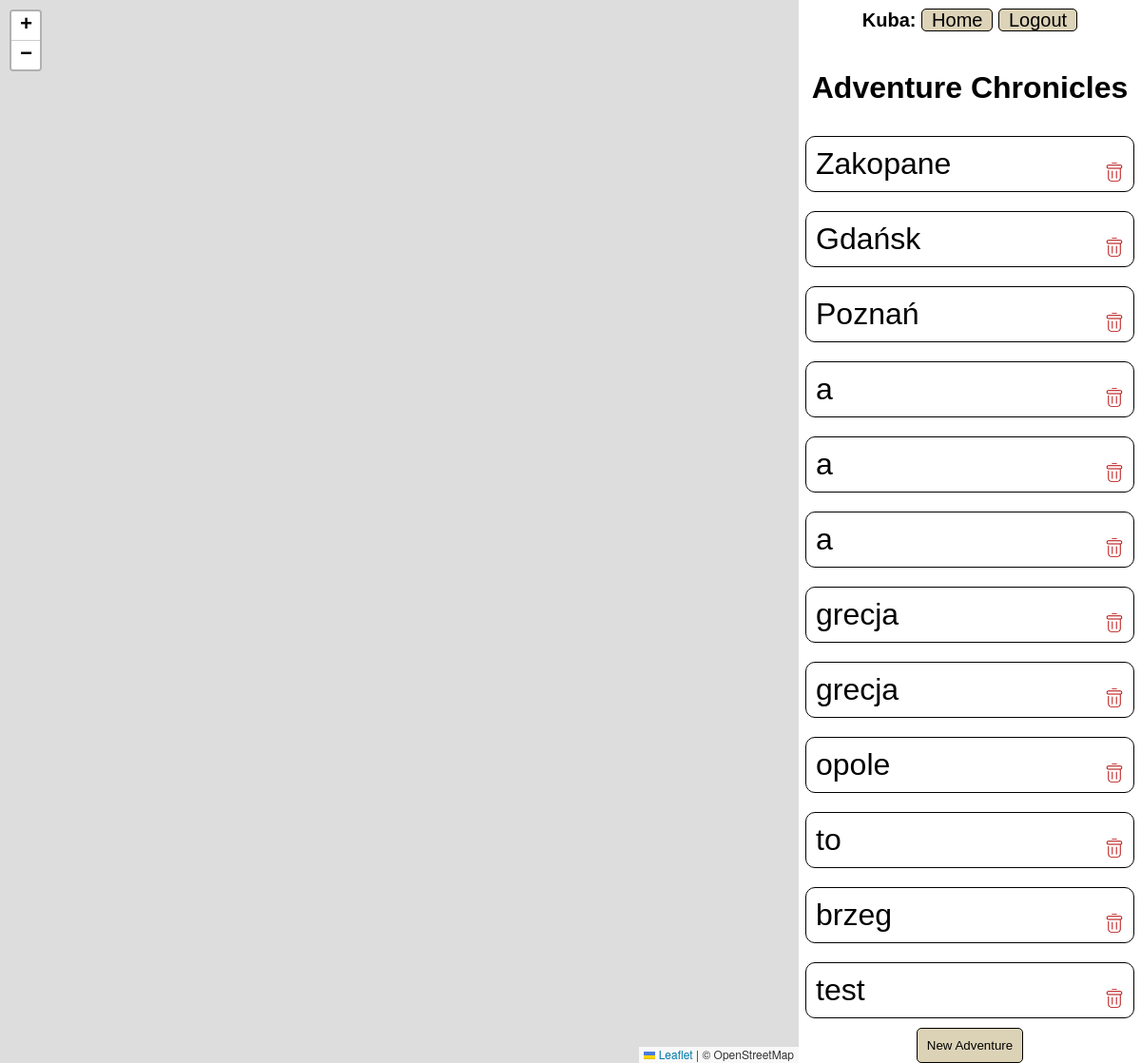
Before: / (signed in) with the older database file.
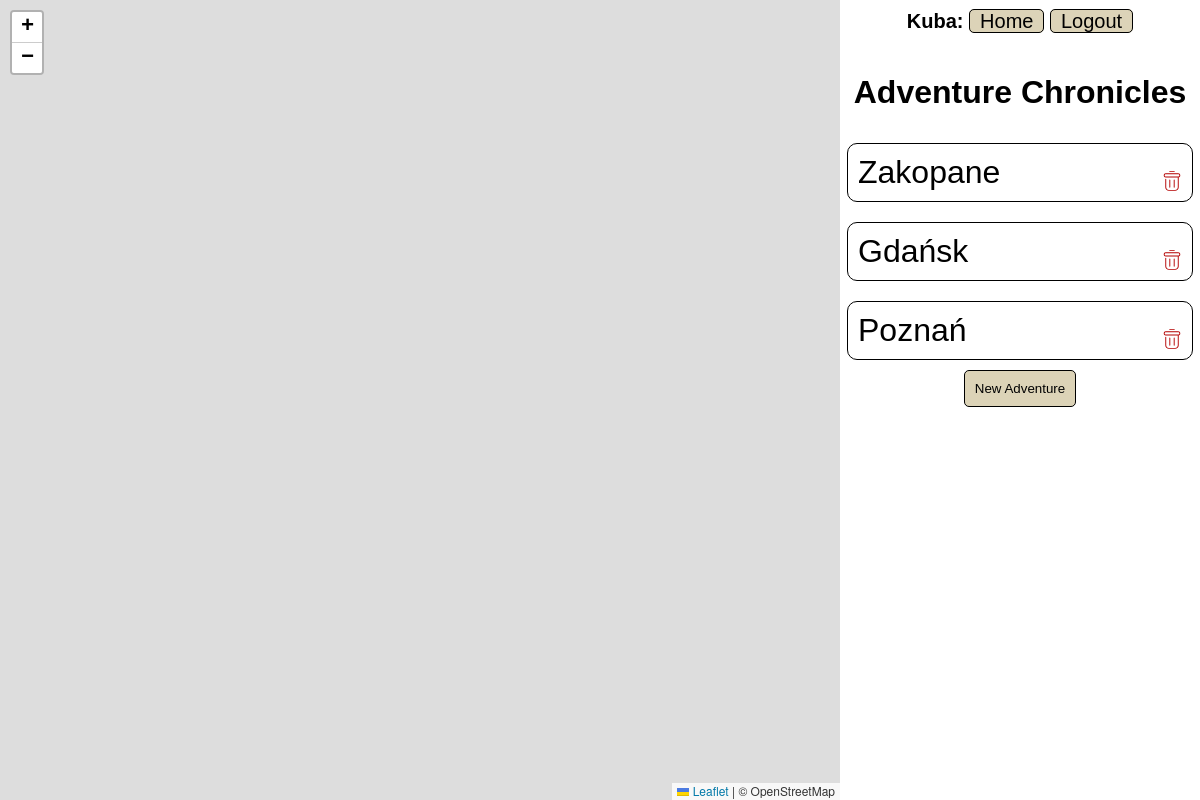
After: the same page with the newer database file.
### adventure/models.py (models this page shows)
class Adventure(models.Model):
    title = models.CharField(max_length=128)
    author = models.ForeignKey(User, on_delete=models.CASCADE)
    is_public = models.BooleanField(default=False)

### adventure/views.py (the view)
# urls.py: path('', views.index, name='index'),
def index(request):
    adventures = Adventure.objects.filter(author = request.user.id)
    return render(request, 'adventure/index.html', {
        'adventures': adventures,
        'form': NewAdventureForm(),
    })

### adventure/templates/adventure/index.html (shortened to what this page needs)
{% extends "adventure/layout.html" %}
{% load static %}
{% block body %}
    <h1>Adventure Chronicles</h1>
    {% if user.is_authenticated %}
        {% for adv in adventures %}
            <div data-id='{{adv.id}}' class="adventure-item">
                <div>
                    <span>{{adv.title}}</span>
                </div>
                <img src="{% static 'adventure/img/delete.svg' %}" alt="trash icon for delete adventure">
            </div>
        {% empty %}
            <h2>No adventure yet</h2>
        {% endfor %}
    <div>
        <button class="add" id="newAdventureButton">New Adventure</button>
    </div>
    {% else %}
        <div>
            <span>To create your own adventures please</span>
            <a href="{% url 'register' %}">Register</a>
        </div>
    {% endif %}
{% endblock %}

### adventure/templates/adventure/layout.html (shortened to what this page needs)
{% load static %}
<!DOCTYPE html>
<html lang="en">
    <head lang="en">
        <link rel='stylesheet' href="{% static 'adventure/style.css' %}">
        <link rel="stylesheet" href="https://unpkg.com/leaflet@1.9.4/dist/leaflet.css"
/>
    </head>
    <body>
        <div id="map"></div>
        <div class="adv-contener">
                <div>
                    <nav class="nav">
                        {% if user.is_authenticated %}
                            <span style="font-weight: bold;">{{request.user.username|title}}:</span>
                        {% endif%}
                        <a href="{% url 'index' %}">Home</a>
                        {% if not user.is_authenticated %}
                            <a href="{% url 'register' %}">Register</a>
                            <a href="{% url 'login' %}">Login</a>
                        {% else %}
                            <a href="{% url 'logout' %}">Logout</a>
                        {% endif %}
                    </nav>
                </div>
                {% block body %}
                {% endblock %}
        </div>
    </body>
</html>

### adventure/static/adventure/style.css (style rules this page uses)
body { display: flex; flex-direction: column; justify-content: center; align-items: center; font-family: sans-serif; }
.nav { font-size:20px; text-align: center; margin-bottom: 20px; margin-top: 10px; }
.nav a { background-color: rgb(220, 211, 184); border: 1px solid black; text-decoration: none; color: black; border-radius: 5px; padding-left: 10px; padding-right: 10px; }
.adventure-item { width: 90%; border: 1px solid black; border-radius: 10px; margin:10px; padding:10px; font-size: 2rem; display: flex; flex-direction: row; z-index: 1; }
.adventure-item > img { display:block; margin-left: auto; margin-top: auto; height: 20px; z-index: 5; }
.adventure-item > div { width: 90%; }
.add { width: fit-content; background-color:rgb(220, 211, 183); }
.adv-contener { position: fixed; height:100vh; width: 30vw; left:70% ; top:0; display: flex; flex-direction: column; align-items: center; overflow: scroll; }
#map { height:100vh; width: 70vw; position: fixed; left:0 ; top:0; }
button, .input-button, .adv-form > input[type='submit'] { padding: 10px; border: 1px solid black; border-radius: 5px; font-weight: 500; margin-left: auto; }

Changed rows visible on the page:
removed Adventure: title "a"
removed Adventure: title "a"
removed Adventure: title "a"
removed Adventure: title "grecja"
removed Adventure: title "grecja"
removed Adventure: title "opole"
removed Adventure: title "to"
removed Adventure: title "brzeg"
removed Adventure: title "test"
